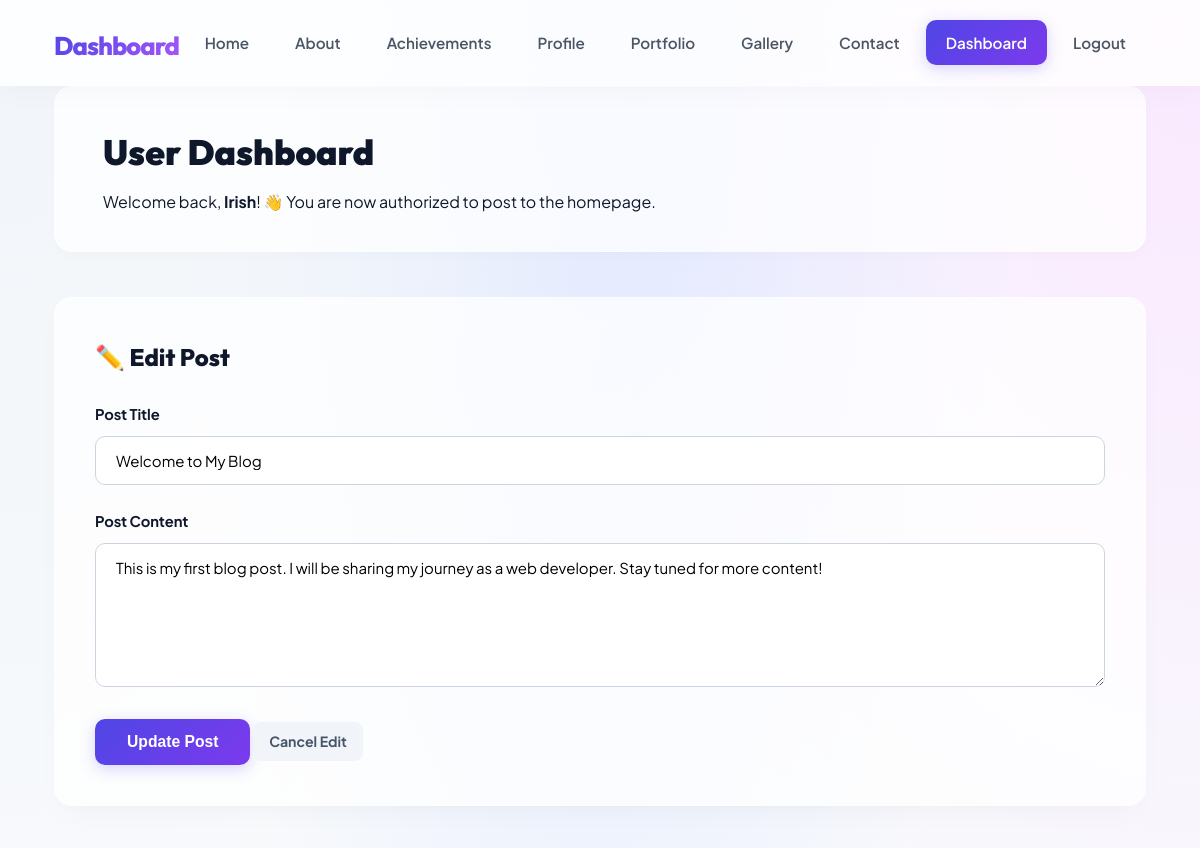
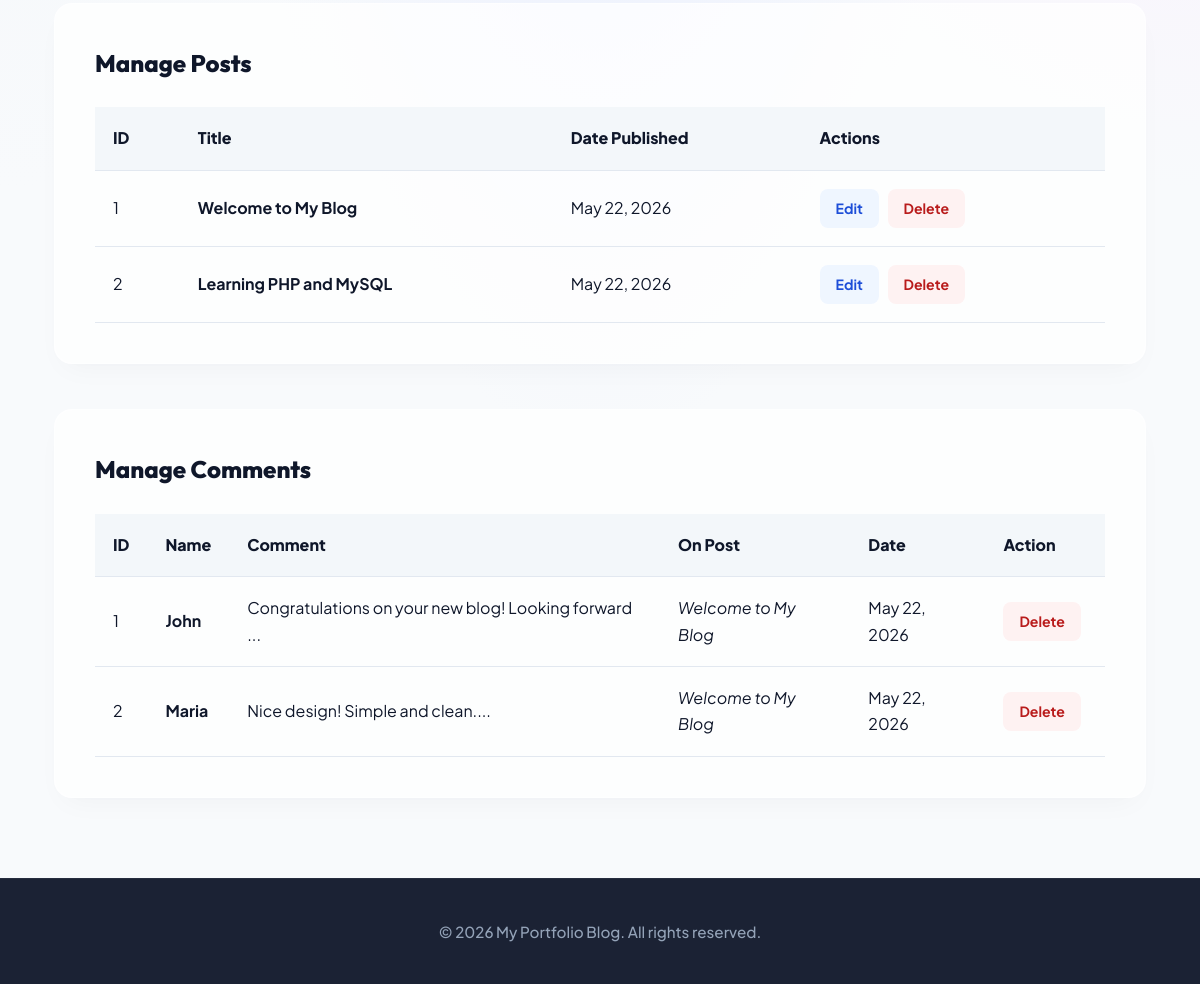
The app's page /index.php?page=login&edit_post=1 (signed in) with its own data (2 pictures, top to bottom).
### tables this page shows
CREATE TABLE IF NOT EXISTS posts (
    id INT AUTO_INCREMENT PRIMARY KEY,
    title VARCHAR(200) NOT NULL,
    content TEXT NOT NULL,
    created_at TIMESTAMP DEFAULT CURRENT_TIMESTAMP
);

CREATE TABLE IF NOT EXISTS comments (
    id INT AUTO_INCREMENT PRIMARY KEY,
    post_id INT NOT NULL,
    name VARCHAR(100) NOT NULL,
    comment TEXT NOT NULL,
    created_at TIMESTAMP DEFAULT CURRENT_TIMESTAMP,
    FOREIGN KEY (post_id) REFERENCES posts(id) ON DELETE CASCADE
);

### includes/auth.php (called while the page is built, shortened)
<?php
function is_logged_in() {
    return isset($_SESSION['user_logged_in']) && $_SESSION['user_logged_in'] === true;
}
?>

### pages/login.php (the view, shortened to what this page needs)
<?php
$is_logged_in = is_logged_in();
$posts = $pdo->query("SELECT * FROM posts ORDER BY created_at DESC")->fetchAll(PDO::FETCH_ASSOC);
$comments = $pdo->query("
    SELECT c.*, p.title as post_title
    FROM comments c
    JOIN posts p ON c.post_id = p.id
    ORDER BY c.created_at DESC
")->fetchAll(PDO::FETCH_ASSOC);
$edit_post = null;
if ($is_logged_in && isset($_GET['edit_post'])) {
    $id = (int)$_GET['edit_post'];
    $stmt = $pdo->prepare("SELECT * FROM posts WHERE id = :id");
    $stmt->execute(['id' => $id]);
    $edit_post = $stmt->fetch(PDO::FETCH_ASSOC);
}
include 'includes/header.php';
?>
<main class="container">
    <?php if (!$is_logged_in): ?>
        <div class="auth-wrapper">
            <div class="auth-card signin-card">
                <h2>Sign In</h2>
                <p class="auth-subtitle">Welcome back! Please enter your credentials to login.</p>
                <?php if (isset($login_error)): ?>
                    <div class="error-msg"><?php echo $login_error; ?></div>
                <?php endif; ?>
                <form method="POST" action="index.php?page=login">
                    <div class="form-group">
                        <label for="signin-username">Username</label>
                        <input type="text" id="signin-username" name="username" required placeholder="Enter username...">
                    </div>
                    <div class="form-group">
                        <label for="signin-password">Password</label>
                        <input type="password" id="signin-password" name="password" required placeholder="Enter password...">
                    </div>
                    <button type="submit" name="login">Sign In 🔐</button>
                </form>
            </div>
            <div class="auth-card signup-card">
                <h2>Sign Up</h2>
                <p class="auth-subtitle">Create a new account to write posts on the home page!</p>
                <?php if (isset($reg_errors) && !empty($reg_errors)): ?>
                    <div class="error-msg">
                        <?php foreach ($reg_errors as $err): ?>
                            <p><?php echo htmlspecialchars($err); ?></p>
                        <?php endforeach; ?>
                    </div>
                <?php endif; ?>
                <form method="POST" action="index.php?page=login">
                    <div class="form-group">
                        <label for="signup-username">Desired Username *</label>
                        <input type="text" id="signup-username" name="username" required placeholder="Choose a username...">
                    </div>
                    <div class="form-group">
                        <label for="signup-password">Password *</label>
                        <input type="password" id="signup-password" name="password" required placeholder="Create a password...">
                    </div>
                    <div class="form-group">
                        <label for="signup-confirm-password">Confirm Password *</label>
                        <input type="password" id="signup-confirm-password" name="confirm_password" required placeholder="Repeat your password...">
                    </div>
                    <button type="submit" name="register" class="signup-btn">Sign Up & Join 🚀</button>
                </form>
            </div>
        </div>
    <?php else: ?>
        <div class="dashboard-header">
            <h2>User Dashboard</h2>
            <p>Welcome back, <strong><?php echo htmlspecialchars($_SESSION['username']); ?></strong>! 👋 You are now authorized to post to the homepage.</p>
        </div>
        <div class="form-card" id="create-post-form">
            <h3><?php echo $edit_post ? '✏️ Edit Post' : '➕ Create New Blog Post'; ?></h3>
            <form method="POST" action="index.php?page=login">
                <div class="form-group">
                    <label for="post-title">Post Title</label>
                    <input type="text" id="post-title" name="title" value="<?php echo $edit_post ? htmlspecialchars($edit_post['title']) : ''; ?>" required placeholder="Write a catchy title...">
                </div>
                <div class="form-group">
                    <label for="post-content">Post Content</label>
                    <textarea id="post-content" name="content" rows="6" required placeholder="Write your blog post content here..."><?php echo $edit_post ? htmlspecialchars($edit_post['content']) : ''; ?></textarea>
                </div>
                <button type="submit" name="<?php echo $edit_post ? 'update_post' : 'create_post'; ?>">
                    <?php echo $edit_post ? 'Update Post' : 'Publish Post 🚀'; ?>
                </button>
                <?php if ($edit_post): ?>
                    <a href="index.php?page=login" class="cancel-btn">Cancel Edit</a>
                <?php endif; ?>
            </form>
        </div>
        <div class="data-table">
            <h3>Manage Posts</h3>
            <?php if (count($posts) > 0): ?>
                <table>
                    <thead>
                        <tr><th>ID</th><th>Title</th><th>Date Published</th><th>Actions</th></tr>
                    </thead>
                    <tbody>
                        <?php foreach ($posts as $post): ?>
                            <tr>
                                <td><?php echo $post['id']; ?></td>
                                <td><strong><?php echo htmlspecialchars($post['title']); ?></strong></td>
                                <td><?php echo date('M j, Y', strtotime($post['created_at'])); ?></td>
                                <td>
                                    <a href="index.php?page=login&edit_post=<?php echo $post['id']; ?>#create-post-form" class="edit-btn">Edit</a>
                                    <a href="index.php?page=login&delete_post=<?php echo $post['id']; ?>" class="delete-btn" onclick="return confirmDelete()">Delete</a>
                                </td>
                            </tr>
                        <?php endforeach; ?>
                    </tbody>
                </table>
            <?php else: ?>
                <p>No posts published yet. Create the first one above!</p>
            <?php endif; ?>
        </div>
        <div class="data-table">
            <h3>Manage Comments</h3>
            <?php if (count($comments) > 0): ?>
                <table>
                    <thead>
                        <tr><th>ID</th><th>Name</th><th>Comment</th><th>On Post</th><th>Date</th><th>Action</th></tr>
                    </thead>
                    <tbody>
                        <?php foreach ($comments as $comment): ?>
                            <tr>
                                <td><?php echo $comment['id']; ?></td>
                                <td><strong><?php echo htmlspecialchars($comment['name']); ?></strong></td>
                                <td><?php echo substr(htmlspecialchars($comment['comment']), 0, 50); ?>...</td>
                                <td><em><?php echo htmlspecialchars($comment['post_title']); ?></em></td>
                                <td><?php echo date('M j, Y', strtotime($comment['created_at'])); ?></td>
                                <td>
                                    <a href="index.php?page=login&delete_comment=<?php echo $comment['id']; ?>" class="delete-btn" onclick="return confirmDelete()">Delete</a>
                                </td>
                            </tr>
                        <?php endforeach; ?>
                    </tbody>
                </table>
            <?php else: ?>
                <p>No comments added yet.</p>
            <?php endif; ?>
        </div>
    <?php endif; ?>
</main>
<?php include 'includes/footer.php'; ?>

### assets/css/style.css (style rules this page uses)
:root { --font-primary: 'Plus Jakarta Sans', system-ui, -apple-system, sans-serif; --font-display: 'Outfit', system-ui, -apple-system, sans-serif; --color-primary-hsl: 242, 85%, 65%; --color-primary: hsl(var(--color-primary-hsl)); --color-primary-light: hsla(var(--color-primary-hsl), 0.08); --color-primary-glow: hsla(var(--color-primary-hsl), 0.25); --color-secondary-hsl: 168, 80%, 40%; --color-secondary: hsl(var(--color-secondary-hsl)); --color-secondary-light: hsla(var(--color-secondary-hsl), 0.1); --color-dark: #0f172a; --color-dark-muted: #64748b; --color-border: rgba(226, 232, 240, 0.7); --glass-bg: rgba(255, 255, 255, 0.75); --glass-border: rgba(255, 255, 255, 0.5); --glass-shadow: 0 8px 32px 0 rgba(31, 38, 135, 0.04); --border-radius-sm: 10px; --border-radius-md: 18px; --border-radius-lg: 28px; --shadow-sm: 0 4px 12px rgba(0, 0, 0, 0.02); --shadow-md: 0 12px 30px -10px rgba(15, 23, 42, 0.04), 0 8px 16px -8px rgba(15, 23, 42, 0.02); --shadow-lg: 0 26px 50px -15px rgba(99, 102, 241, 0.12), 0 0 1px 0 rgba(99, 102, 241, 0.2); }
* { margin: 0; padding: 0; box-sizing: border-box; }
body { font-family: var(--font-primary); line-height: 1.65; color: var(--color-dark); background: radial-gradient(at 0% 0%, #f1f5f9 0, transparent 40%), radial-gradient(at 50% 0%, #e0e7ff 0, transparent 50%), radial-gradient(at 100% 0%, #fae8ff 0, transparent 40%), #f8fafc; background-attachment: fixed; overflow-x: hidden; padding-bottom: 0; }
.container { max-width: 1140px; margin: auto; padding: 0 24px; }
main { animation: fadeInUp 0.75s cubic-bezier(0.16, 1, 0.3, 1) both; padding-top: 30px; }
.form-group { margin-bottom: 24px; }
.form-group label { display: block; margin-bottom: 10px; font-weight: 700; font-size: 0.92rem; color: var(--color-dark); letter-spacing: -0.1px; }
.form-group input, .form-group textarea { width: 100%; padding: 14px 20px; border: 1.5px solid #cbd5e1; border-radius: var(--border-radius-sm); font-family: inherit; font-size: 15px; transition: all 0.3s; background: rgba(255, 255, 255, 0.9); }
button[type="submit"] { background: linear-gradient(135deg, #4f46e5 0%, #7c3aed 100%); color: white; padding: 14px 32px; border: none; border-radius: var(--border-radius-sm); font-weight: 700; font-size: 0.98rem; cursor: pointer; box-shadow: 0 4px 15px var(--color-primary-glow); transition: all 0.3s cubic-bezier(0.16, 1, 0.3, 1); }
.dashboard-header { background: var(--glass-bg); backdrop-filter: blur(12px); padding: 36px 48px; border-radius: var(--border-radius-md); box-shadow: var(--shadow-sm); border: 1px solid var(--glass-border); margin-bottom: 45px; }
.dashboard-header h2 { font-family: var(--font-display); font-size: 2.2rem; font-weight: 900; margin-bottom: 8px; }
.form-card { background: var(--glass-bg); backdrop-filter: blur(12px); padding: 40px; border-radius: var(--border-radius-md); box-shadow: var(--shadow-md); border: 1px solid var(--glass-border); margin-bottom: 45px; }
.form-card h3 { font-family: var(--font-display); font-size: 1.5rem; font-weight: 800; margin-bottom: 24px; }
.data-table { background: var(--glass-bg); backdrop-filter: blur(12px); padding: 40px; border-radius: var(--border-radius-md); box-shadow: var(--shadow-md); border: 1px solid var(--glass-border); margin-bottom: 45px; overflow-x: auto; }
.data-table h3 { font-family: var(--font-display); font-size: 1.5rem; font-weight: 800; margin-bottom: 24px; }
table { width: 100%; border-collapse: collapse; }
th, td { padding: 18px; text-align: left; border-bottom: 1px solid #e2e8f0; }
th { background: rgba(241, 245, 249, 0.8); font-weight: 800; color: var(--color-dark); }
.edit-btn, .delete-btn, .cancel-btn { padding: 8px 16px; text-decoration: none; border-radius: 8px; font-size: 0.88rem; font-weight: 700; margin-right: 6px; display: inline-block; transition: all 0.3s; }
.edit-btn { background: #eff6ff; color: #1d4ed8; }
.delete-btn { background: #fef2f2; color: #b91c1c; }
.cancel-btn { background: #f1f5f9; color: #475569; }

### records on screen
posts: title "Welcome to My Blog", content "This is my first blog post. I will be sharing my journey as a web developer. Stay tuned for more content!", id "1", created_at "May 22, 2026"
posts: id "2", title "Learning PHP and MySQL", created_at "May 22, 2026"
comments: id "1", name "John", comment "Congratulations on your new blog! Looking forward", post.title "Welcome to My Blog", created_at "May 22, 2026"
comments: id "2", name "Maria", comment "Nice design! Simple and clean.", post.title "Welcome to My Blog", created_at "May 22, 2026"

### other values on screen
$_SESSION['username'] "Irish"
$footer_text "My Portfolio Blog"
